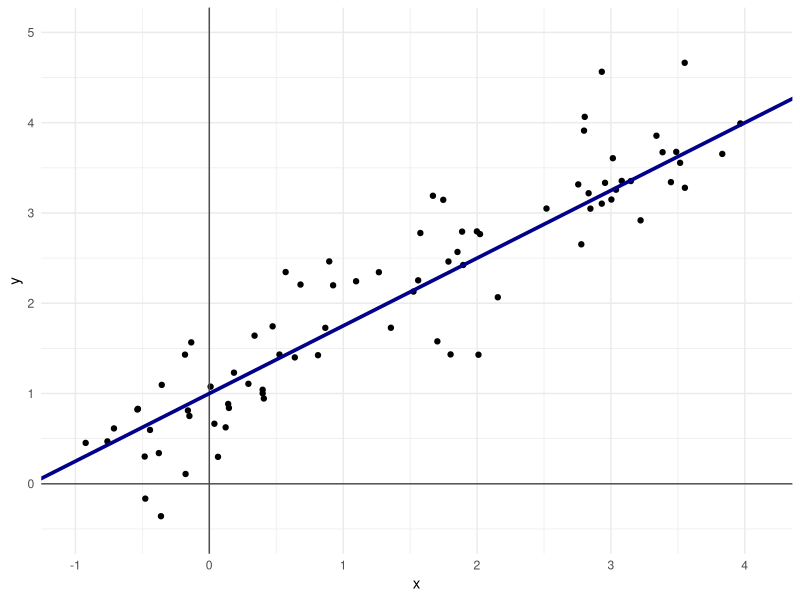
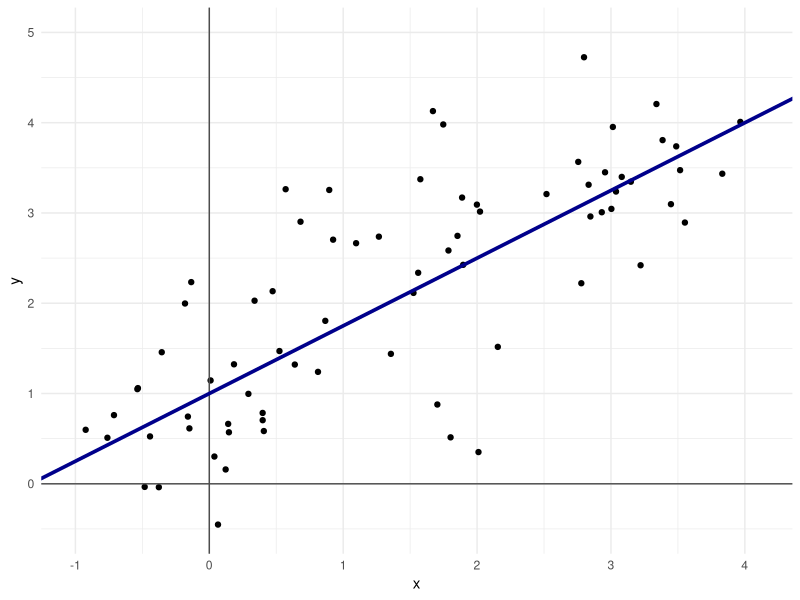
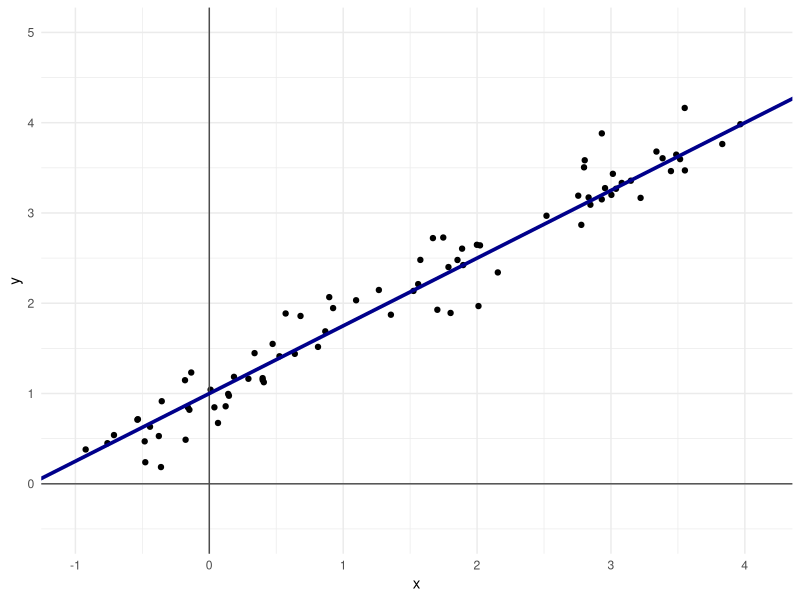
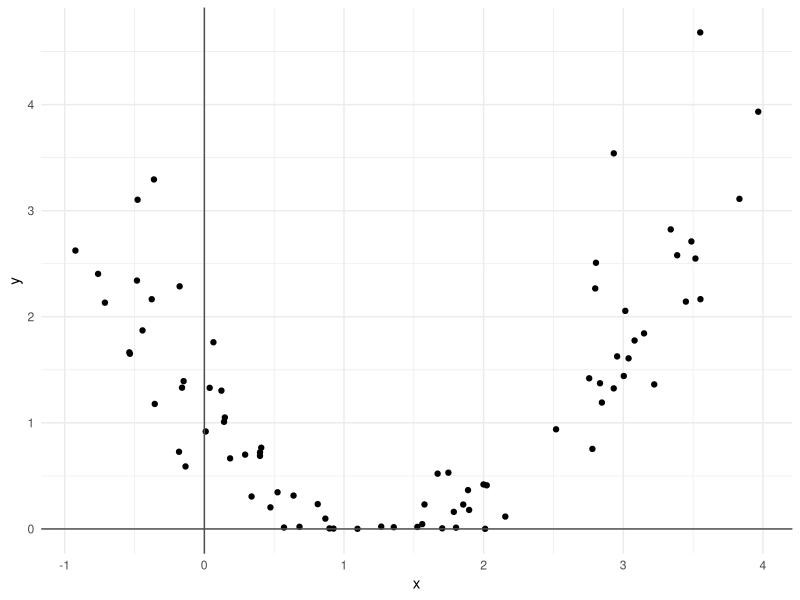
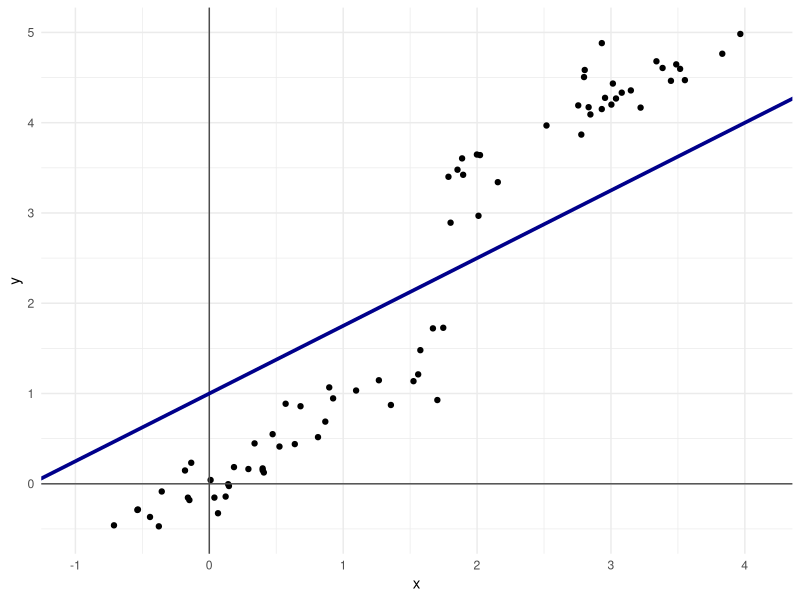
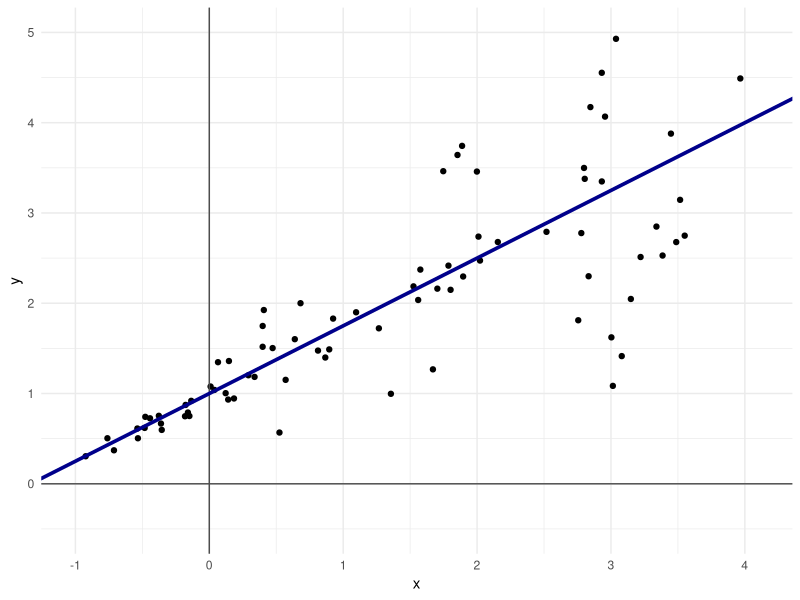
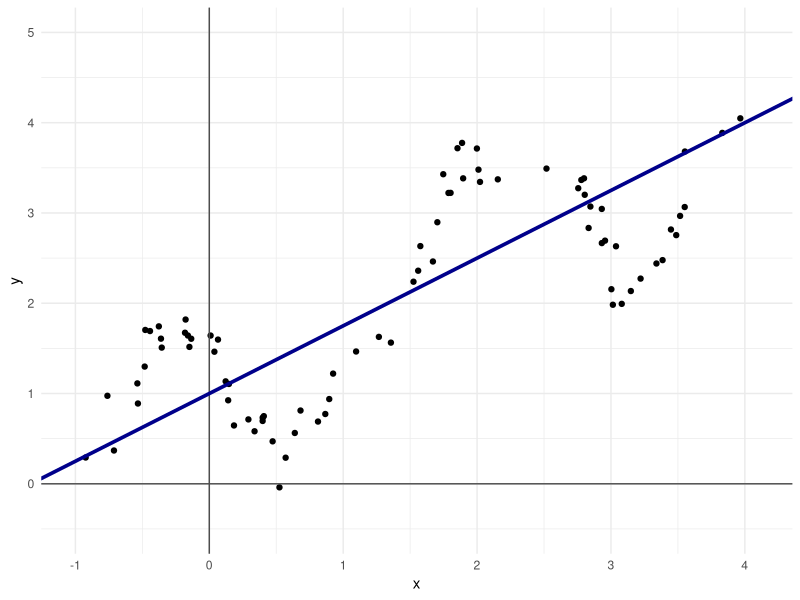
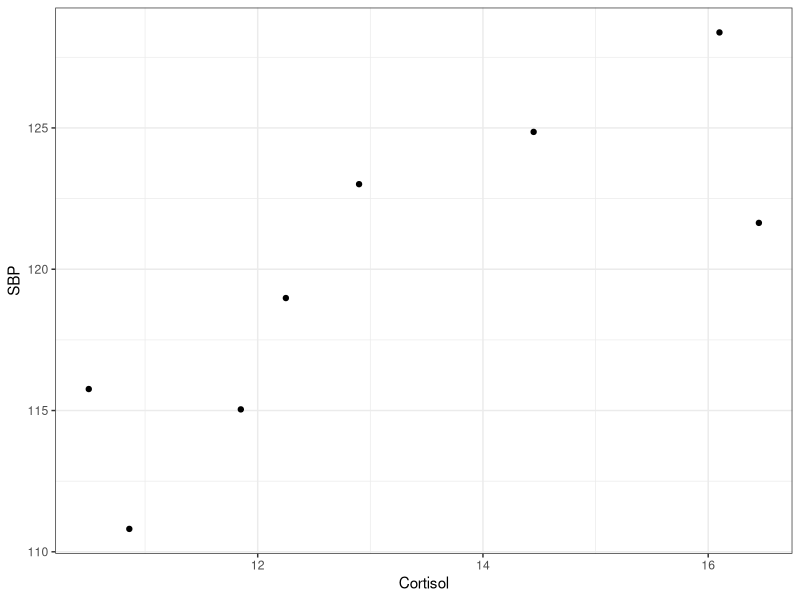

Generate these figures, in order, with R:
############ Prereqs ############
options(stringsAsFactors = FALSE, scipen = 600)
oldPar <- par()
os <- Sys.info()["sysname"]
baseDir <- ifelse(os == "Windows", "C:/Users/ptrainor/gdrive", "~/gdrive")

library(tidyverse)

setwd(paste0(baseDir, "/iTeach/AST_505/myLectures/lecture18_LinearRegression"))

########### Simulated regression lines ###########
set.seed(3)
df1 <- data.frame(x = runif(80, -1, 4))
set.seed(33)
df1$y <- 1 + .75 * df1$x + rnorm(80, 0, 0.5)

png(file = "p1.png", height = 5, width = 7, units = "in", res = 600)
ggplot(df1, aes(x, y)) + geom_point() + geom_vline(xintercept = 0, color = "grey30") + geom_hline(yintercept = 0, color = "grey30") +
  geom_abline(slope = .75, intercept = 1, color = "darkblue", lwd = 1.25) + xlim(-1, 4.1) + ylim(-.5, 5) + theme_minimal()
dev.off()

set.seed(3)
df1 <- data.frame(x = runif(80, -1, 4))
set.seed(33)
df1$y <- 1 + .75 * df1$x + rnorm(80, 0, 1)

png(file = "p2.png", height = 5, width = 7, units = "in", res = 600)
ggplot(df1, aes(x, y)) + geom_point() + geom_vline(xintercept = 0, color = "grey30") + geom_hline(yintercept = 0, color = "grey30") +
  geom_abline(slope = .75, intercept = 1, color = "darkblue", lwd = 1.25) + xlim(-1, 4.1) + ylim(-.5, 5) + theme_minimal()
dev.off()


set.seed(3)
df1 <- data.frame(x = runif(80, -1, 4))
set.seed(33)
df1$y <- 1 + .75 * df1$x + rnorm(80, 0, .25)

png(file = "p3.png", height = 5, width = 7, units = "in", res = 600)
ggplot(df1, aes(x, y)) + geom_point() + geom_vline(xintercept = 0, color = "grey30") + geom_hline(yintercept = 0, color = "grey30") +
  geom_abline(slope = .75, intercept = 1, color = "darkblue", lwd = 1.25) + xlim(-1, 4.1) + ylim(-.5, 5) + theme_minimal()
dev.off()

########### violated assumptions ###########
df0 <- df1

# Non-linear
df1$y <- (df1$y - 2)^2
png(file = "p4.png", height = 5, width = 7, units = "in", res = 600)
ggplot(df1, aes(x, y)) + geom_point() + geom_vline(xintercept = 0, color = "grey30") + geom_hline(yintercept = 0, color = "grey30") +
   theme_minimal()
dev.off()

# Expected value not zero
df1 <- df0
df1$y[df1$x < 1.75] <- df1$y[df1$x < 1.75]- 1
df1$y[df1$x > 1.75]<- df1$y[df1$x > 1.75] + 1
png(file = "p5.png", height = 5, width = 7, units = "in", res = 600)
ggplot(df1, aes(x, y)) + geom_point() + geom_vline(xintercept = 0, color = "grey30") + geom_hline(yintercept = 0, color = "grey30") +
  geom_abline(slope = .75, intercept = 1, color = "darkblue", lwd = 1.25) + xlim(-1, 4.1) + ylim(-.5, 5) + theme_minimal()
dev.off()

# Non-constant variance: 
set.seed(3)
df1 <- data.frame(x = runif(80, -1, 4))
df1 <- df1 %>% arrange(x)
df1$vars <- seq(.1, 1.25, length.out = 80)^1.5
df1$err <- NA
set.seed(333)
for(i in 1:nrow(df1)) df1$err[i] <- rnorm(1, 0, df1$vars[i])
df1$y <- 1 + .75 * df1$x + df1$err

png(file = "p6.png", height = 5, width = 7, units = "in", res = 600)
ggplot(df1, aes(x, y)) + geom_point() + geom_vline(xintercept = 0, color = "grey30") + geom_hline(yintercept = 0, color = "grey30") +
  geom_abline(slope = .75, intercept = 1, color = "darkblue", lwd = 1.25) + xlim(-1, 4.1) + ylim(-.5, 5) + theme_minimal()
dev.off()

# Errors not independent: 
set.seed(3)
df1 <- data.frame(x = runif(80, -1, 4))
df1 <- df1 %>% arrange(x)
df1$errMean <- seq(0, 4*pi, length.out = 80)
df1$errMean <- sin(df1$errMean)
df1$err <- NA
set.seed(333)
for(i in 1:nrow(df1)) df1$err[i] <- rnorm(1, df1$errMean[i], .2)
df1$y <- 1 + .75 * df1$x + df1$err

png(file = "p7.png", height = 5, width = 7, units = "in", res = 600)
ggplot(df1, aes(x, y)) + geom_point() + geom_vline(xintercept = 0, color = "grey30") + geom_hline(yintercept = 0, color = "grey30") +
  geom_abline(slope = .75, intercept = 1, color = "darkblue", lwd = 1.25) + xlim(-1, 4.1) + ylim(-.5, 5) + theme_minimal()
dev.off()

########### Small dataset ###########
set.seed(33333)
df1 <- data.frame(Cortisol = runif(8, 10, 17))
set.seed(3333)
df1$SBP <-  + 120 + 2*(df1$Cortisol - mean(df1$Cortisol)) + rnorm(8, 0, 4)
df1$Cortisol <- round(df1$Cortisol, 2)
df1$SBP <- round(df1$SBP, 2)

lm1 <- lm(SBP ~ Cortisol, data = df1)
summary(lm1)

xtable::xtable(df1)

png(file = "p8.png", height = 5, width = 6.5, units = "in", res = 600)
ggplot(df1, aes(x = Cortisol, y = SBP)) + geom_point() + theme_bw()
dev.off()

png(file = "p9.png", height = 5, width = 6.5, units = "in", res = 600)
ggplot(df1, aes(x = Cortisol, y = SBP)) + geom_point() + 
  geom_abline(slope = 2.0875, intercept = 92.3177, color = "darkblue", lwd = 1.25) + labs(x = "Cortisol (x)", y = "SBP (y)") + 
  theme_bw()
dev.off()

png(file = "p9b.png", height = 5, width = 6.5, units = "in", res = 600)
ggplot(df1, aes(x = Cortisol, y = SBP)) + geom_point() + 
  geom_abline(slope = 2.0875, intercept = 92.3177, color = "darkblue", lwd = 1.25) + labs(x = "Cortisol (x)", y = "SBP (y)") + 
  annotate("label", x = 14.5, y = 112.5, label = expression(SBP == 92.3177 + 2.0875 * Cortisol), size = 7) +
  theme_bw()
dev.off()

png(file = "p9Beta0.png", height = 5, width = 6.5, units = "in", res = 600)
ggplot(df1, aes(x = Cortisol, y = SBP)) + geom_point() + 
  geom_abline(slope = 2.0875, intercept = 92.3177, color = "darkblue", lwd = 1.25) + labs(x = "Cortisol (x)", y = "SBP (y)") + 
  xlim(0, 20) + ylim(0, 200) + annotate("label", x = 10, y = 50, label = expression(SBP == 92.3177 + 2.0875 * Cortisol), size = 7) +
  theme_bw()
dev.off()

#### Parameter extimation ####
df1$Cortisol - mean(df1$Cortisol)
df1$SBP - mean(df1$SBP)

(df1$Cortisol - mean(df1$Cortisol)) * (df1$SBP - mean(df1$SBP))
sum((df1$Cortisol - mean(df1$Cortisol)) * (df1$SBP - mean(df1$SBP)))
Sxy <- sum((df1$Cortisol - mean(df1$Cortisol)) * (df1$SBP - mean(df1$SBP)))
(df1$Cortisol - mean(df1$Cortisol))^2
sum((df1$Cortisol - mean(df1$Cortisol))^2)
Sxx <- sum((df1$Cortisol - mean(df1$Cortisol))^2)

Sxy / Sxx

119.81 - (2.0875)*(13.17)

predict(lm1)
round(residuals(lm1), 3)
round(sum(round(residuals(lm1), 3)^2), 3)
round(sum(round(residuals(lm1), 3)^2), 3) / 6
sqrt(round(sum(round(residuals(lm1), 3)^2), 3) / 6)

3.560 * sqrt(1 / 36.1084)
3.560 * 1 / sqrt(36.1084)

2.0875 / 0.5924

2 * pt(2.0875 / 0.5924, 6, lower.tail = FALSE)

2.0875 - qt(.975, 6) * 0.592442
2.0875 + qt(.975, 6) * 0.592442
confint(lm1)

mean(df1$Cortisol)^2
92.3177 - qt(.975, 6) * 3.56 * sqrt((1 / 8) + mean(df1$Cortisol)^2 / Sxx)
92.3177 + qt(.975, 6) * 3.56 * sqrt((1 / 8) + mean(df1$Cortisol)^2 / Sxx)

influence.measures(lm1)

df1b <- rbind(cbind(df1, group = "old"), data.frame(Cortisol = 22, SBP = NA, group = "new"))
set.seed(3333)
df1b$SBP[9] <- 120 + 2*(22 - mean(df1$Cortisol)) + .5 * rnorm(1, 0, 4)
summary(lm1)
lm2 <- update(lm1, data = df1b)
summary(lm2)

png(file = "p10.png", height = 5, width = 7, units = "in", res = 600)
ggplot(df1b, aes(Cortisol, SBP, color = group)) + geom_point() + 
  geom_abline(intercept = 92.3177, slope = 2.0875, color = "darkblue") + 
  geom_abline(intercept = 91.6814, slope = 2.1378, color = "indianred") + 
  labs(x = "Cortisol (x)", y = "SBP (y)")  + theme_bw() + guides(color = FALSE) + ylim(c(102, 145))
dev.off()

set.seed(3333)
df1b$SBP[9] <- 120 + 2*(22 - mean(df1$Cortisol)) + .5 * rnorm(1, 0, 4) - 14
lm2 <- update(lm1, data = df1b)
summary(lm2)

png(file = "p11.png", height = 5, width = 7, units = "in", res = 600)
ggplot(df1b, aes(Cortisol, SBP, color = group)) + geom_point() + 
  geom_abline(intercept = 92.3177, slope = 2.0875, color = "darkblue") + 
  geom_abline(intercept = 104.8771 , slope = 1.0954, color = "indianred") + 
  labs(x = "Cortisol (x)", y = "SBP (y)")  + theme_bw() + guides(color = FALSE)  + ylim(c(102, 145))
dev.off()

set.seed(3333)
df1b$SBP[9] <- 120 + 2*(22 - mean(df1$Cortisol)) + .5 * rnorm(1, 0, 4) - 34
lm2 <- update(lm1, data = df1b)
summary(lm2)

png(file = "p12.png", height = 5, width = 7, units = "in", res = 600)
ggplot(df1b, aes(Cortisol, SBP, color = group)) + geom_point() + 
  geom_abline(intercept = 92.3177, slope = 2.0875, color = "darkblue") + 
  geom_abline(intercept = 123.7280 , slope = -0.3938, color = "indianred") + 
  labs(x = "Cortisol (x)", y = "SBP (y)")  + theme_bw() + guides(color = FALSE)  + ylim(c(102, 145))
dev.off()

anova(lm1)

predict(lm1, newdata = data.frame(Cortisol = 15))

92.3177+2.0875*15

round(qt(.975, 6), 3)
92.3177+2.0875*15 - 2.447 * 3.560 * sqrt(1/8 + (15 - 13.17)^2 / 36.1084)
92.3177+2.0875*15 + 2.447 * 3.560 * sqrt(1/8 + (15 - 13.17)^2 / 36.1084)

predict(lm1, newdata = data.frame(Cortisol = 15), se.fit = TRUE, interval = "confidence")
predict(lm1, newdata = data.frame(Cortisol = 15), interval = "prediction")

png(file = "p9Conf.png", height = 5, width = 6.5, units = "in", res = 600)
ggplot(df1, aes(x = Cortisol, y = SBP)) + geom_point() + 
  geom_abline(slope = 2.0875, intercept = 92.3177, color = "darkblue", lwd = 1.25) + labs(x = "Cortisol (x)", y = "SBP (y)") + 
  geom_errorbar(mapping = aes(x = 15, ymin = 119.5652, ymax = 127.6952), color = "deeppink", lwd = 1.5, width = .5) +
  annotate("point", x = 15, y = 123.6301, color = "cyan", size = 8) + 
  annotate("label", x = 14.5, y = 112.5, label = expression(SBP == 92.3177 + 2.0875 * Cortisol), size = 7) +
  theme_bw()
dev.off()

png(file = "p9Confb.png", height = 5, width = 6.5, units = "in", res = 600)
ggplot(df1, aes(x = Cortisol, y = SBP)) + geom_point() + 
  geom_abline(slope = 2.0875, intercept = 92.3177, color = "darkblue", lwd = 1.25) + labs(x = "Cortisol (x)", y = "SBP (y)") + 
  geom_vline(xintercept = mean(df1$Cortisol), lty = 2, color = "orange") + 
  geom_errorbar(mapping = aes(x = 15, ymin = 119.5652, ymax = 127.6952), color = "deeppink", lwd = 1.5, width = .5) +
  annotate("point", x = 15, y = 123.6301, color = "cyan") + 
  xlim(0, 20) + ylim(0, 200) +
  theme_bw()
dev.off()

predict(lm1, newdata = data.frame(Cortisol = 2), se.fit = TRUE, interval = "confidence")
png(file = "p9Confc.png", height = 5, width = 6.5, units = "in", res = 600)
ggplot(df1, aes(x = Cortisol, y = SBP)) + geom_point() + 
  geom_abline(slope = 2.0875, intercept = 92.3177, color = "darkblue", lwd = 1.25) + labs(x = "Cortisol (x)", y = "SBP (y)") + 
  geom_vline(xintercept = mean(df1$Cortisol), lty = 2, color = "orange") + 
  geom_errorbar(mapping = aes(x = 2, ymin = 80.01065, ymax = 112.9748), color = "deeppink", lwd = 1.5, width = .5) +
  annotate("point", x = 2, y = 96.49271, color = "cyan") + 
  xlim(0, 20) + ylim(0, 200) +
  theme_bw()
dev.off()

# Prediction interval:
92.3177+2.0875*15 - 2.447 * 3.560 * sqrt(1 + 1/8 + (15 - 13.17)^2 / 36.1084)
92.3177+2.0875*15 + 2.447 * 3.560 * sqrt(1 + 1/8 + (15 - 13.17)^2 / 36.1084)
predict(lm1, newdata = data.frame(Cortisol = 15), interval = "prediction")

########### Bad residuals ###########
set.seed(9)
df2 <- data.frame(x = runif(50, 0, 10))
set.seed(9+3)
df2$y <- - df2$x + rnorm(50, 0, 1) 
lm2 <- lm(y ~ x, data = df2)

png(file = "p10.png", height = 5, width = 6.5, units = "in", res = 600)
ggplot(df2, aes(x = x, y = y)) + geom_point() + geom_abline(slope = coef(lm2)[2], intercept = coef(lm2)[1], color = "darkblue", lwd = 1.25) + 
  theme_bw()
dev.off()
df2$Predicted <- predict(lm2)
df2$Residuals <- lm2$residuals
png(file = "p11.png", height = 5, width = 6.5, units = "in", res = 600)
ggplot(df2, aes(x = Predicted, y = Residuals)) + geom_point() + 
  geom_hline(yintercept = 0, color = "darkred", lwd = 1.25) + 
  theme_bw()
dev.off()

set.seed(9+3)
df2$y <- (df2$x - 4) ^ 2 + rnorm(50, 0, 1) 
lm2 <- lm(y ~ x, data = df2)

png(file = "p10a.png", height = 5, width = 6.5, units = "in", res = 600)
ggplot(df2, aes(x = x, y = y)) + geom_point() + geom_abline(slope = coef(lm2)[2], intercept = coef(lm2)[1], color = "darkblue", lwd = 1.25) + 
  theme_bw()
dev.off()
df2$Predicted <- predict(lm2)
df2$Residuals <- lm2$residuals
png(file = "p11a.png", height = 5, width = 6.5, units = "in", res = 600)
ggplot(df2, aes(x = Predicted, y = Residuals)) + geom_point() + 
  geom_hline(yintercept = 0, color = "darkred", lwd = 1.25) + 
  theme_bw()
dev.off()

set.seed(9+3233)
df2$e <- rnorm(50, 0, .2)
df2$y <- df2$x + df2$e * (df2$x) ^ 1.5
lm2 <- lm(y ~ x, data = df2)

png(file = "p10b.png", height = 5, width = 6.5, units = "in", res = 600)
ggplot(df2, aes(x = x, y = y)) + geom_point() + geom_abline(slope = coef(lm2)[2], intercept = coef(lm2)[1], color = "darkblue", lwd = 1.25) + 
  theme_bw()
dev.off()
df2$Predicted <- predict(lm2)
df2$Residuals <- lm2$residuals
png(file = "p11b.png", height = 5, width = 6.5, units = "in", res = 600)
ggplot(df2, aes(x = Predicted, y = Residuals)) + geom_point() + 
  geom_hline(yintercept = 0, color = "darkred", lwd = 1.25) + 
  theme_bw()
dev.off()
